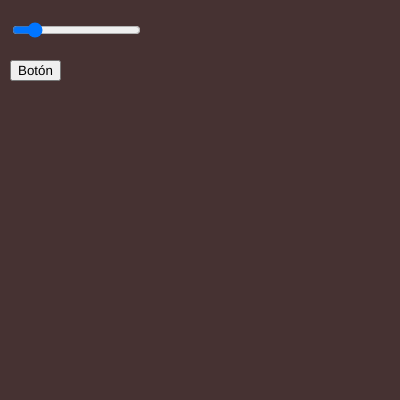
Frame 1 (no input)
Frame 60 (no input): identical to frame 1, image omitted
Frame 120 (the mouse pressed at the canvas centre since frame 60): identical to frame 1, image omitted

The p5.js sketch that drew this single still picture (run headless with seeded random() and noise() and a simulated clock; from frame 60 on, the mouse is pressed at the canvas centre):

// p5.js sketch
// ── sketch.js
let desli;
let boton;
let val;
let control=0;

function setup(){
  createCanvas(400, 400);
  desli = createSlider(50, 200, 70);
  desli.position(10,20);
    
  boton = createButton("Botón");
  boton.position(10, 60);
  boton.mousePressed(presionado);
}

function draw(){
  val = desli.value();
  background(val,50,50);
  if(control % 2 == 1){
    circle(width/2, 150, 180);
  }
}

function presionado(){
  control++;
}
